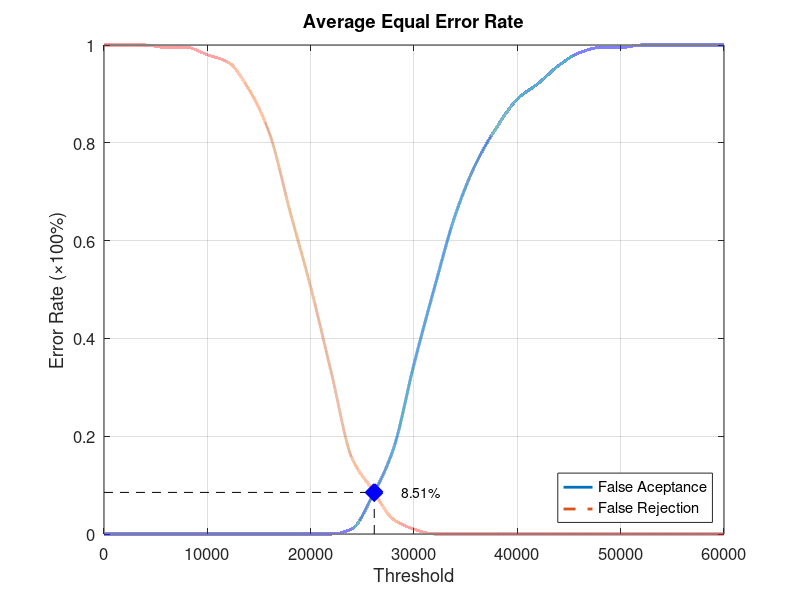
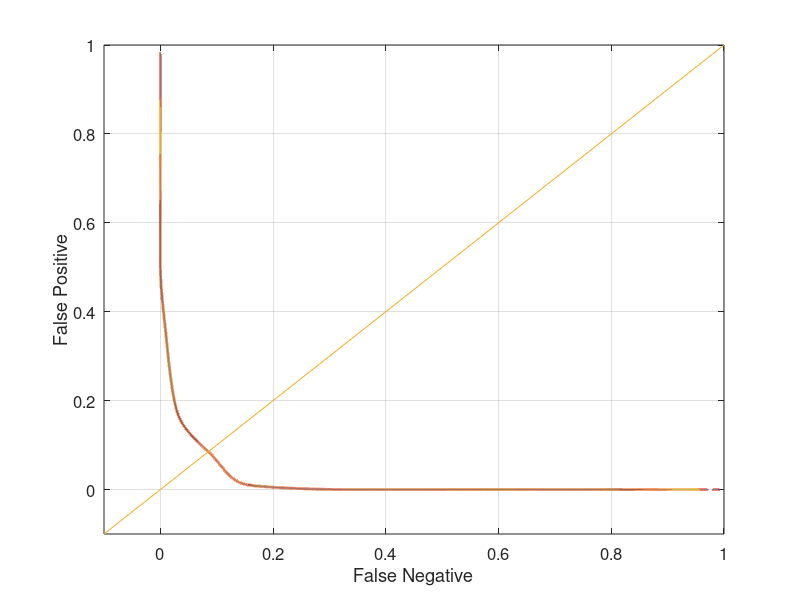

MATLAB code for these plots, in order:
function yEER = Database2_2
close all;
clear;
clc;
x = 0:2000:60000;
xq = 0:0.5:60000;

y0 = [0 0 0 0 0 0 0 0 0 0 0 0 0.0105263 0.0789474 0.173684 0.347368 0.505263 0.652632 0.757895 0.831579 0.889474 0.921053 0.957895 0.984211 0.994737 0.994737 1 1 1 1 1];
yy0 = interp1(x, y0, xq, 'pchip');
y1 = [1 1 1 0.995 0.995 0.98 0.965 0.91 0.82 0.66 0.505 0.33 0.155 0.09 0.03 0.01 0 0 0 0 0 0 0 0 0 0 0 0 0 0 0];
yy1 = interp1(x, y1, xq, 'pchip');

% Calculating EER: 
y2 = abs(y0 - y1);
find(y2 == min(y2))
yy2 = abs(yy0 - yy1);
xEER = find(yy2 == min(yy2));
xEERIndex = xq(xEER) % X-axis EER
yEER = yy0(xEER) % Y-axis EER

main = figure
plot(xq, yy0,'-','LineWidth', 2);	hold on
plot(xq, yy1,'--','LineWidth', 2);	hold on
plot([xEERIndex xEERIndex], [0 yEER], 'k--');	hold on
plot([0 xEERIndex], [yEER yEER], 'k--');	hold on
plot(xEERIndex, yEER, 'bx', 'LineWidth', 10);	hold on
text(xEERIndex + 10 * xEERIndex / 100, yEER, [num2str(round((10000 * yEER)) / 100) '%'])
legend('False Aceptance', 'False Rejection', 'Location', 'SouthEast')
xlabel('Threshold')
ylabel('Error Rate (\times100%)')
title('Average Equal Error Rate')
set(gca, 'FontSize', 12)
axis([0 60000 0 1])
grid on

print(main, 'Database2_2Main', '-dpng');
FNRxFPR = figure('Color', [1 1 1]);
plot(yy1, yy0, '-', yy1, yy0, 'LineWidth', 2);
hold on
y = -0.1:0.1:1
plot(y, y); 
set(gca, 'FontSize', 12)
xlabel('False Negative')
ylabel('False Positive')
axis([-0.1 1 -0.1 1])
set(gca, 'FontSize', 12)
grid on

print(FNRxFPR, 'Database2_2FNRxFPR','-dpng');
end
